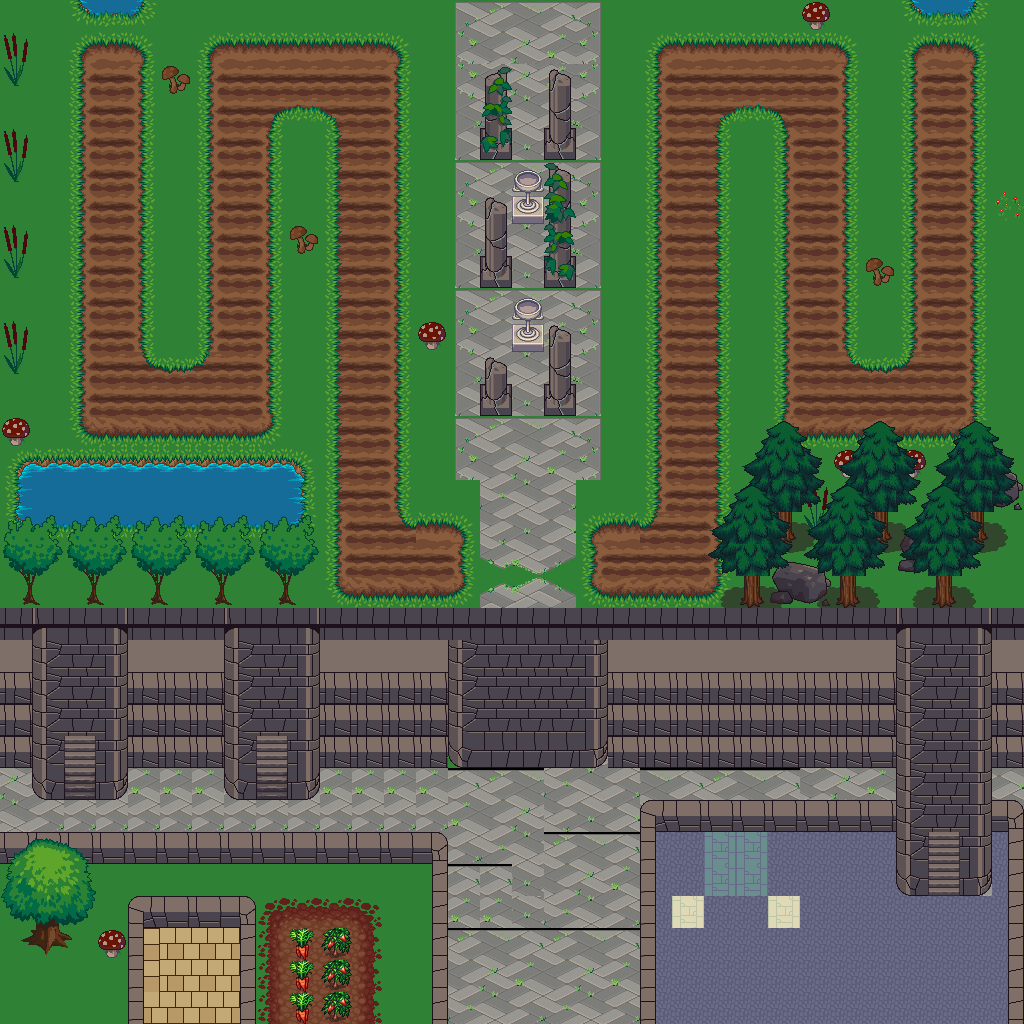

This game map was drawn from its Tiled (.tmx) file and the tilesets committed beside it. A one-line description and the trimmed map source follow:
An orthogonal 32x32 tile map with 32x32 px tiles, 5 tile layers (Bot, Top, Objects, Decorations, ...).

<map version="1.2" tiledversion="1.3.4" orientation="orthogonal" renderorder="right-down" width="32" height="32" tilewidth="32" tileheight="32" infinite="0" nextlayerid="6" nextobjectid="1">
 <tileset firstgid="1" name="terrain_atlas" tilewidth="32" tileheight="32" tilecount="1024" columns="32">
  <image source="../image/terrain_atlas.png" width="1024" height="1024" />
  <tile id="277">
   <properties>
    <property name="path" type="bool" value="true" />
   </properties>
  </tile>
  <tile id="278">
   <properties>
    <property name="path" type="bool" value="true" />
   </properties>
  </tile>
  <tile id="279">
   <properties>
    <property name="path" type="bool" value="true" />
   </properties>
  </tile>
  <tile id="309">
   <properties>
    <property name="path" type="bool" value="true" />
   </properties>
  </tile>
  <tile id="311">
   <properties>
    <property name="path" type="bool" value="true" />
   </properties>
  </tile>
  <tile id="341">
   <properties>
    <property name="path" type="bool" value="true" />
   </properties>
  </tile>
  <tile id="342">
   <properties>
    <property name="path" type="bool" value="true" />
   </properties>
  </tile>
  <tile id="343">
   <properties>
    <property name="path" type="bool" value="true" />
   </properties>
  </tile>
  <tile id="422">
   <properties>
    <property name="start" type="bool" value="true" />
   </properties>
  </tile>
  <tile id="423">
   <properties>
    <property name="start" type="bool" value="true" />
   </properties>
  </tile>
  <tile id="424">
   <properties>
    <property name="start" type="bool" value="true" />
   </properties>
  </tile>
  <tile id="549">
   <properties>
    <property name="path" type="bool" value="true" />
   </properties>
  </tile>
  <tile id="550">
   <properties>
    <property name="path" type="bool" value="true" />
   </properties>
  </tile>
  <tile id="551">
   <properties>
    <property name="path" type="bool" value="true" />
   </properties>
  </tile>
  <tile id="581">
   <properties>
    <property name="path" type="bool" value="true" />
   </properties>
  </tile>
  <tile id="582">
   <properties>
    <property name="path" type="bool" value="true" />
   </properties>
  </tile>
  <tile id="583">
   <properties>
    <property name="path" type="bool" value="true" />
   </properties>
  </tile>
  <tile id="609">
   <properties>
    <property name="meta" type="bool" value="true" />
   </properties>
  </tile>
  <tile id="610">
   <properties>
    <property name="meta" type="bool" value="true" />
   </properties>
  </tile>
  <tile id="611">
   <properties>
    <property name="meta" type="bool" value="true" />
   </properties>
  </tile>
  <tile id="613">
   <properties>
    <property name="path" type="bool" value="true" />
   </properties>
  </tile>
  <tile id="614">
   <properties>
    <property name="path" type="bool" value="true" />
   </properties>
  </tile>
  <tile id="615">
   <properties>
    <property name="path" type="bool" value="true" />
   </properties>
  </tile>
 </tileset>
 <layer id="2" name="Bot" width="32" height="32">
  <data>[1024 cells, 1021 non-empty, 26 distinct tile ids]</data>
 </layer>
 <layer id="1" name="Top" width="32" height="32">
  <data>[1024 cells, 605 non-empty, 69 distinct tile ids]</data>
 </layer>
 <layer id="3" name="Objects" width="32" height="32">
  <data>[1024 cells, 164 non-empty, 58 distinct tile ids]</data>
 </layer>
 <layer id="4" name="Decorations" width="32" height="32">
  <data>[1024 cells, 75 non-empty, 21 distinct tile ids]</data>
 </layer>
 <layer id="5" name="Decorations-two" width="32" height="32">
  <data>[1024 cells, 36 non-empty, 11 distinct tile ids]</data>
 </layer>
</map>
